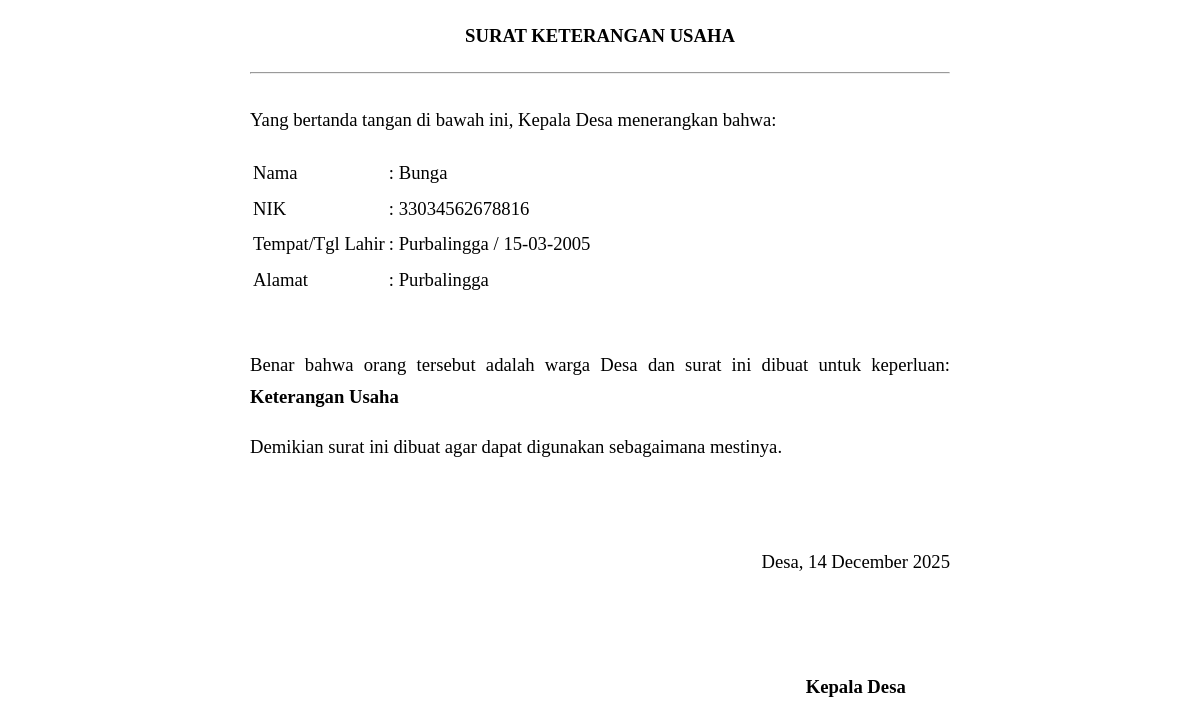
Page /Admin/surat.php?id_ajuan=20 on the earlier database version.
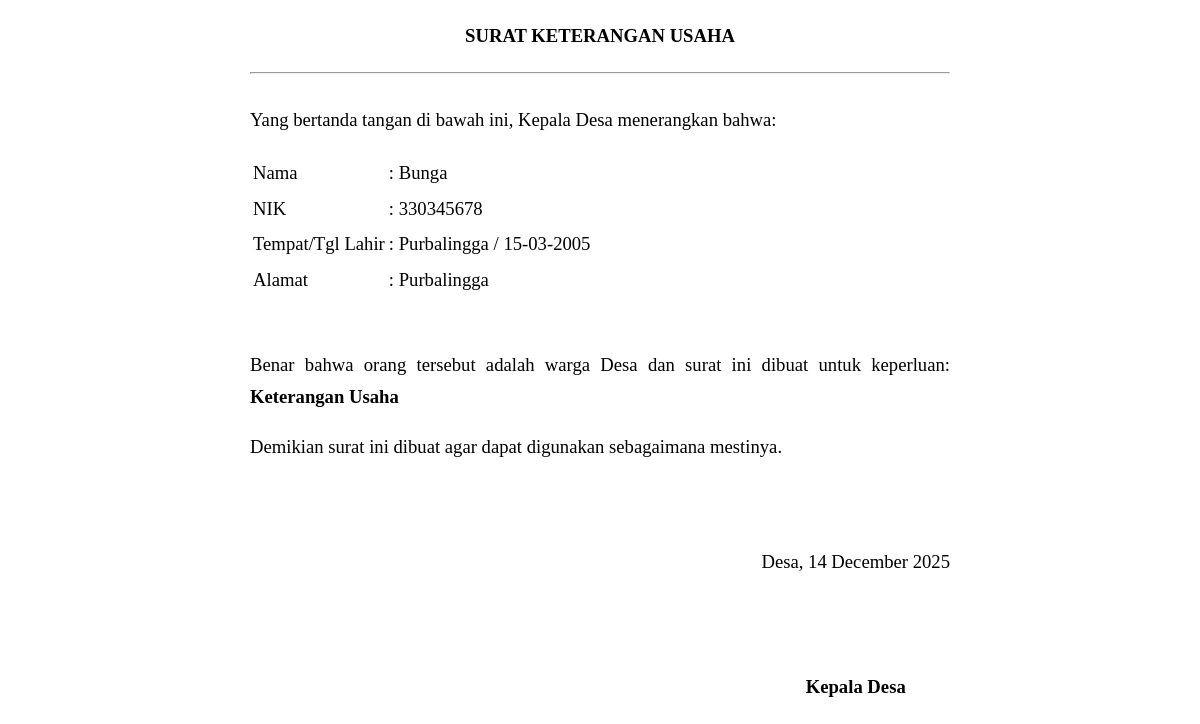
Same page on the later database version.
### tables this page shows
CREATE TABLE `ajuan` (
  `id_ajuan` int NOT NULL,
  `id_surat` int NOT NULL,
  `id_user` int NOT NULL,
  `Nama` varchar(50) NOT NULL,
  `Tempat_lahir` varchar(50) NOT NULL,
  `Tanggal_lahir` date NOT NULL,
  `Jenis_kelamin` enum('Laki-laki','Perempuan') NOT NULL,
  `NIK` varchar(20) DEFAULT NULL,
  `Agama` enum('Islam','Kristen','Katolik','Hindu','Buddha','Konghucu') NOT NULL,
  `Pekerjaan` varchar(40) DEFAULT NULL,
  `Alamat` text NOT NULL,
  `NPWP` varchar(40) DEFAULT NULL,
  `Nama_usaha` varchar(40) DEFAULT NULL,
  `Lama_usaha` date DEFAULT NULL,
  `Alamat_usaha` text,
  `KTP` varchar(40) NOT NULL,
  `KK` varchar(40) DEFAULT NULL,
  `Akte` varchar(40) DEFAULT NULL,
  `Pas_foto` varchar(40) DEFAULT NULL,
  `Surat_pengantar` varchar(40) DEFAULT NULL,
  `Foto_persyaratan` varchar(40) DEFAULT NULL,
  `status` enum('Diajukan','Diproses','Selesai','Ditolak') NOT NULL,
  `Pengambilan` enum('Soft file','Hard file','Keduanya','') NOT NULL,
  `file` varchar(20) DEFAULT NULL,
  `Tanggal` date DEFAULT NULL,
  `created_at` datetime NOT NULL DEFAULT CURRENT_TIMESTAMP
);

### Admin/surat.php (the view, shortened to what this page needs)
<?php
require_once "../config.php";
$id_ajuan = $_GET['id_ajuan'];
$data = $koneksi->query("SELECT * FROM ajuan WHERE id_ajuan = $id_ajuan")->fetch_assoc();
$id_surat= $data['id_surat'];
$surat   = $koneksi->query("SELECT * FROM surat WHERE id_surat = $id_surat")->fetch_assoc();
$nama_surat = $surat['nama_surat'];
switch ($id_surat) {
    case 3:  $keperluan = "Keterangan Usaha"; break;
}
?>
<!DOCTYPE html>
<html>
<head>
</head>
<body>
<div class="header">
    <h4><?= strtoupper($nama_surat) ?></h4>
    <hr>
</div>
<div class="content">
    <p>Yang bertanda tangan di bawah ini, Kepala Desa menerangkan bahwa:</p>
    <table>
        <tr><td>Nama</td><td>: <?= $data['Nama'] ?></td></tr>
        <tr><td>NIK</td><td>: <?= $data['NIK'] ?></td></tr>
        <tr><td>Tempat/Tgl Lahir</td><td>: <?= $data['Tempat_lahir'] ?> / <?= date("d-m-Y",strtotime($data['Tanggal_lahir'])) ?></td></tr>
        <tr><td>Alamat</td><td>: <?= $data['Alamat'] ?></td></tr>
    </table>
    <br>
    <p>
        Benar bahwa orang tersebut adalah warga Desa dan surat ini dibuat untuk keperluan:
        <b><?= $keperluan ?></b>
    </p>
    <p>Demikian surat ini dibuat agar dapat digunakan sebagaimana mestinya.</p>
</div>
<div class="ttd">
    <p>Desa, <?= date('d F Y') ?></p>
    <br><br><br>
    <p><b>Kepala Desa</b></p>
</div>
</body>
</html>

Differences in the rows shown:
changed ajuan "Bunga": NIK "33034562678816" → "330345678"
